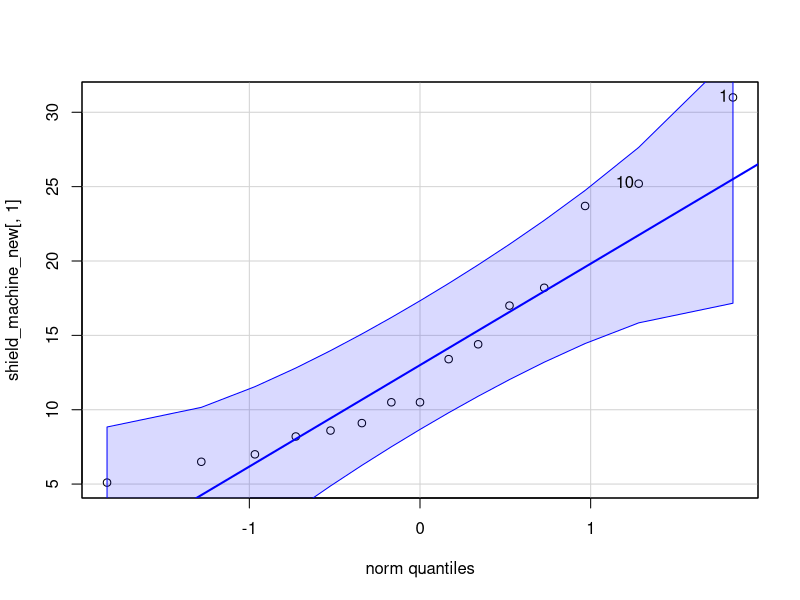
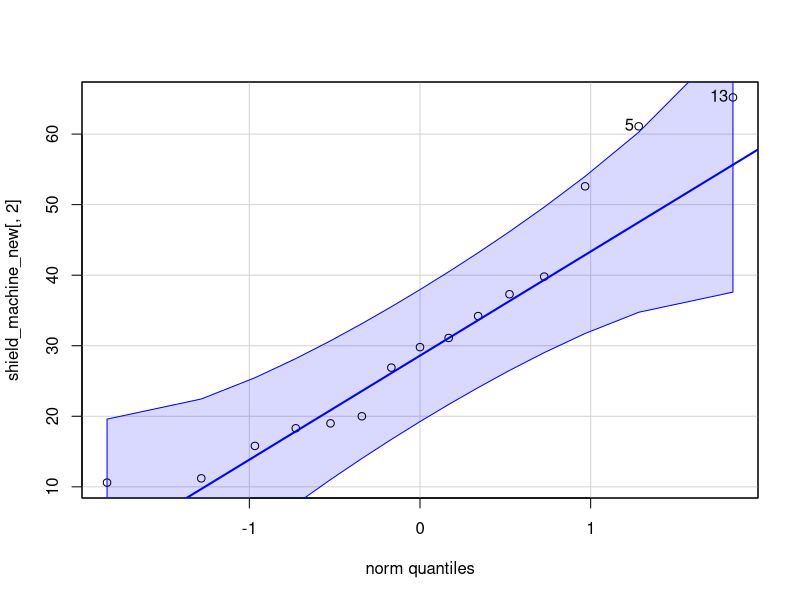
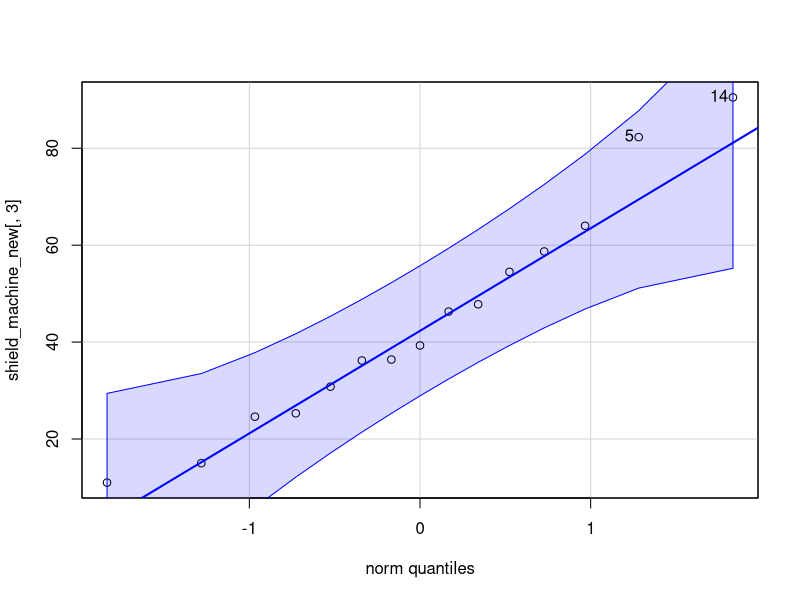
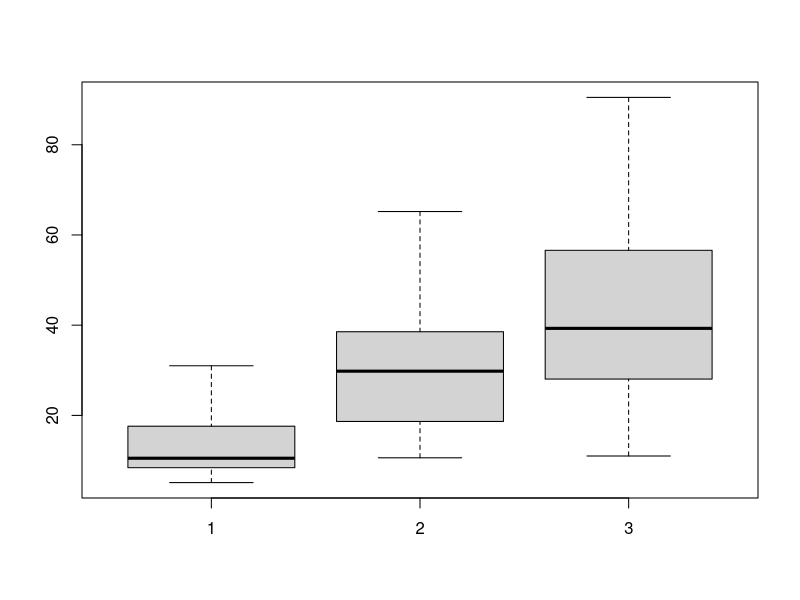
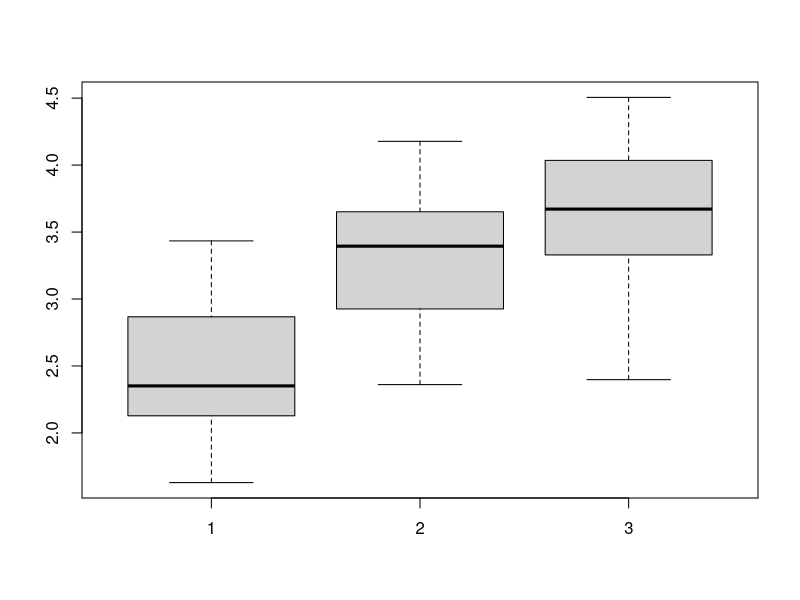

Reproduce these figures in R, in order.
## ---- chunk 1
#| echo: true
#| eval: true

# ------------
## (a) 
# ------------
# right-tailed, H1 claim
# H0: mu <= 30
# H1: mu > 30

# ------------
## (b) 
# ------------
# yes because the ACT score is normally distributed

# ------------
## (c) 
# ------------
# x_bar > 31.7 because it is a right-tailed test

# ------------
## (d)
# ------------
# type I error rate = P(reject H0 | H0 is true)
mu0 <- 30; x_bar_cv <- 31.7; sig2 <- 9; n <- 16
pnorm((x_bar_cv - mu0) / sqrt(sig2 / n), lower.tail = FALSE)

# ------------
## (e)
# ------------
p_val <- 0.1
qnorm(p_val, mean = mu0, sd = sqrt(sig2 / n), lower.tail = FALSE)

# ------------
## (f)
# ------------
# Do not reject H0
# There is insufficient evidence to support the claim that engineering students has mean ACT > 30.

# ------------
## (g) 
# ------------
# type II error rate = P(do not reject H0 | H0 is false)
x_bar_cv_new <- 31.5
mu1 <- 31
pnorm((x_bar_cv_new - mu1) / sqrt(sig2 / n))
## ---- chunk 2
#| label: tbl-anova
#| tbl-cap: "Sampled data of the inside diameter of shields produced by machine A, B and C."
#| echo: false
#| eval: true
library(knitr)

tbl <- data.frame(
Shield    = 1:15,
`Machine A` = c(31.0, 7.0, 8.2, 9.1, 14.4, 10.5, 10.5, 5.1, 18.2, 25.2, 6.5, 13.4, 23.7, 17.0, 8.6),
`Machine B` = c(34.2, 39.8, 15.8, 29.8, 61.1, 31.1, 18.3, 10.6, 11.2, 20.0, 26.9, 52.6, 65.2, 37.3, 19.0),
`Machine C` = c(39.3, 36.2, 47.8, 58.7, 82.3, 30.8, 11.0, 15.0, 46.3, 36.4, 54.5, 25.3, 24.6, 90.5, 64.0),
check.names = FALSE
)
kable(tbl, align = c("r","r","r","r"))
## ---- chunk 3
#| echo: true
#| eval: true
# ------------
## (a)
# ------------
shield_machine <- read.csv("shield_machine.csv")
shield_machine_new <- matrix(shield_machine[, 1], 15, 3)

car::qqPlot(shield_machine_new[, 1])
car::qqPlot(shield_machine_new[, 2])
car::qqPlot(shield_machine_new[, 3])
# not very normal but OK

boxplot(shield_machine_new)
## variances are not homogeneous

# ------------
## (b)
# ------------
## Not appropriate because ANONA requires normality of data and homogeneous variances.

# ------------
## (d)
# ------------
apply(shield_machine_new, 2, var)
apply(shield_machine_new, 2, mean)
apply(shield_machine_new, 2, var)/ (apply(shield_machine_new, 2, mean)^2)
## log-transformation
shield_machine_log <- shield_machine
shield_machine_log[, 1] <- log(shield_machine_log[, 1])
lm_res_log <- lm(diameter ~ machine, data = shield_machine_log)
anova(lm_res_log)


shield_machine_log_new <- apply(shield_machine_new, 2, log)
apply(shield_machine_log_new, 2, var)
boxplot(shield_machine_log_new)


# fitted_val_log <- matrix(lm_res_log$fitted.values, 15, 3)
# colnames(fitted_val_log) <- c("A", "B", "C")
# qqPlot(lm_res_log$residuals, pch = 19, id = FALSE, ylab = "residuals", 
#        main = "Normal Probability Plot for Residuals")
# plot(lm_res_log$fitted.values, lm_res_log$residuals, xlab = "Fitted Value",
#      ylab = "Residual", main = "Versus Fits", pch = 19, col = "red")
# abline(h = 0)

## another way
# aov_res <- aov(diameter ~ machine, data = data_sim_log)
# summary(aov_res)
